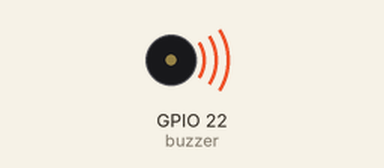
This program was run on a simulated Raspberry Pi (BCM pin numbers). Parts: buzzer (waves = sounding, pin HIGH). What the program prints to the terminal is not drawn.

Above: at 0.5 s.
Timing chart, 0 to 4.6 s (numbered marks = the images above):
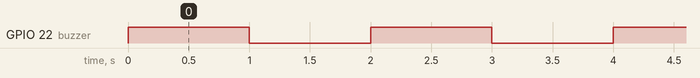

The program:

rpi_buzzer_gpio_method.py
```python
import RPi.GPIO as GPIO
from time import sleep

GPIO.setwarnings(False)
GPIO.setmode(GPIO.BCM)

buzzer=22

GPIO.setup(buzzer,GPIO.OUT)
while True:
    GPIO.output(buzzer,GPIO.HIGH)
    print("Beep")
    sleep(1)
    GPIO.output(buzzer,GPIO.LOW)
    sleep(1)
```

Measured:
- by itself, GPIO 22 (buzzer): alternates HIGH for 1.0 s and LOW for 1.0 s
